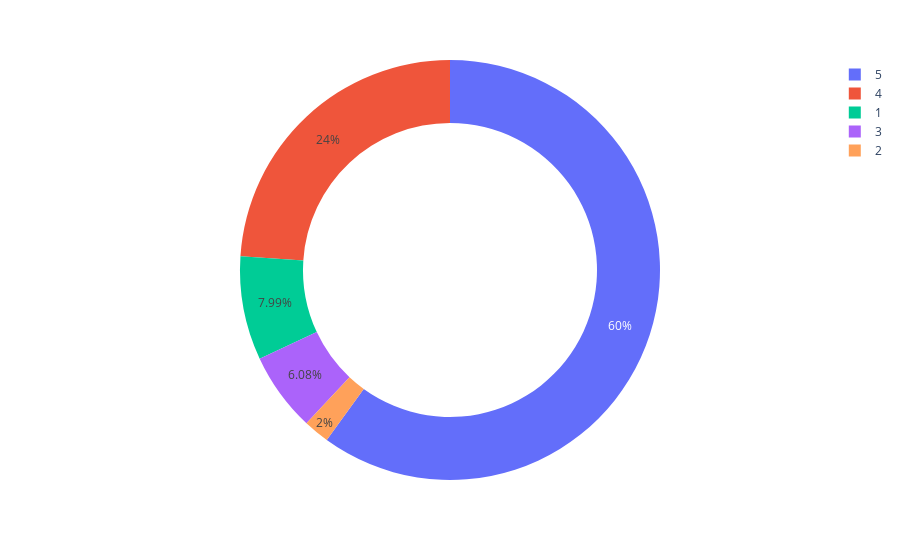

Notebook code cell kept with this figure:
### Code cell
import plotly.express as px
figure = px.pie(data, values=quantity, names=numbers, hole = 0.7)
figure.show()

### Figure 1 — Plotly figure (JSON) as saved in the notebook; plotly's stock layout.template omitted (floating-point values rounded to 4 significant figures)
{"data": [{"domain": {"x": [0, 1], "y": [0, 1]}, "hole": 0.7, "hovertemplate": "label=%{label}<br>value=%{value}<extra></extra>", "labels": [5, 4, 1, 3, 2], "legendgroup": "", "name": "", "showlegend": true, "type": "pie", "values": [1382, 552, 184, 140, 46]}], "layout": {"legend": {"tracegroupgap": 0}, "margin": {"t": 60}}}
